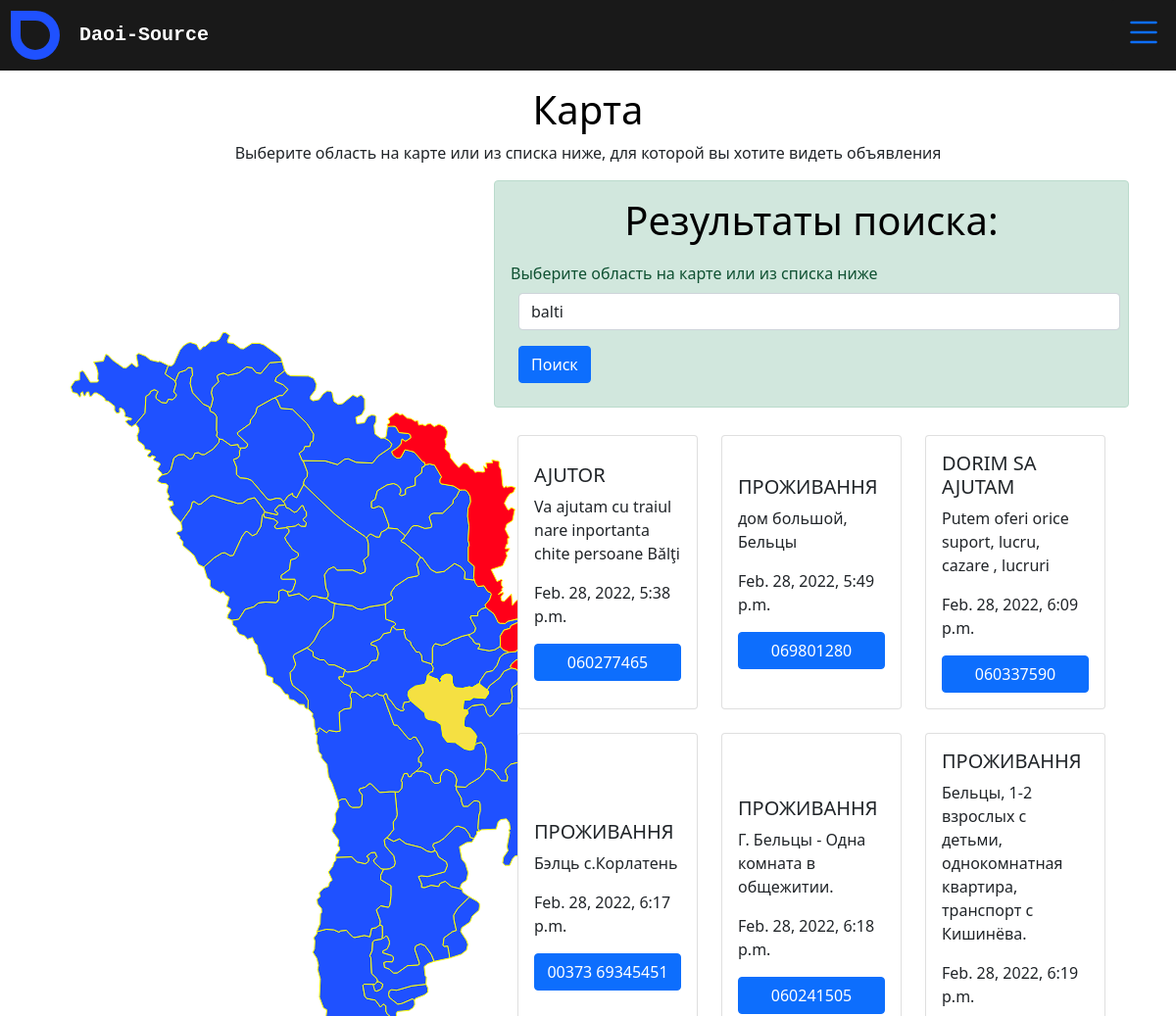
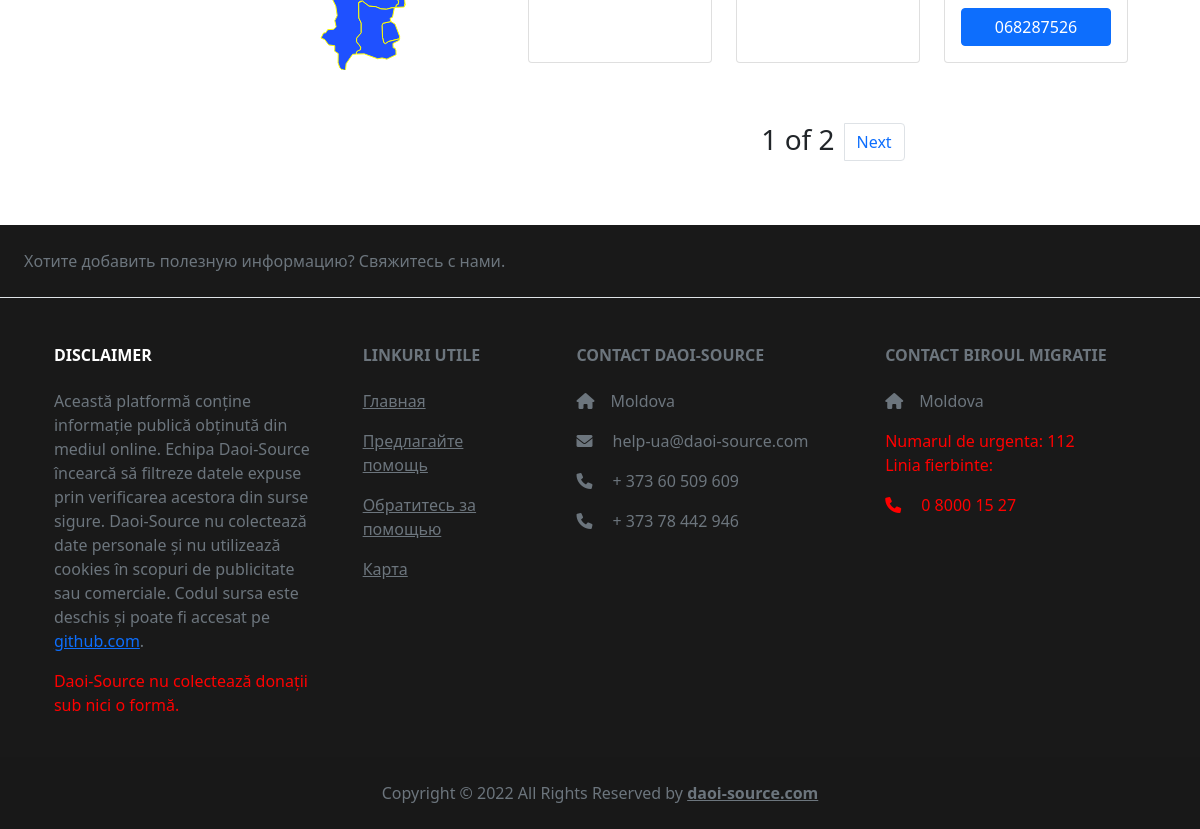
The page /map/?address=balti on the database its author committed (2 pictures, top to bottom).
### main/models.py (models this page shows)
class Help(models.Model):
    title = models.CharField(max_length=20, db_column="title")
    name = models.CharField(max_length=255)
    tel = models.CharField(max_length=15)
    details = models.TextField(max_length=1000)
    mod_date = models.DateTimeField(auto_now=True)
    link = models.URLField(max_length=1000, blank=True)
    class Adress(models.TextChoices):
        chisinau = "chisinau", "chisinau"
        balti = "balti", "balti"
        comrat = "comrat", "comrat"
        anenii_noi = "anenii_noi", "anenii_noi"
        basarabeasca = "basarabeasca", "basarabeasca"
        briceni = "briceni", "briceni"
        cahul = "cahul", "cahul"
        cantemir = "cantemir", "cantemir"
        calarasi = "calarasi", "calarasi"
        causeni = "causeni", "causeni"
        cimislia = "cimislia", "cimislia"
        criuleni = "criuleni", "criuleni"
        donduseni = "donduseni", "donduseni"
        drochia = "drochia", "drochia"
        dubasari = "dubasari", "dubasari"
        edinet = "edinet", "edinet"
        falesti = "falesti", "falesti"
        floresti = "floresti", "floresti"
        glodeni = "glodeni", "glodeni"
        hincesti = "hincesti", "hincesti"
        ialoveni = "ialoveni", "ialoveni"
        leova = "leova", "leova"
        nisporeni = "nisporeni", "nisporeni"
        ocnita = "ocnita", "ocnita"
        orhei = "orhei", "orhei"
        rezina = "rezina", "rezina"
        riscani = "riscani", "riscani"
        singerei = "singerei", "singerei"
        soroca = "soroca", "soroca"
        straseni = "straseni", "straseni"
        soldanesti = "soldanesti", "soldanesti"
        stefan_voda = "stefan_voda", "stefan_voda"
        taraclia = "taraclia", "taraclia"
        telenesti = "telenesti", "telenesti"
        ungheni = "ungheni", "ungheni"
    address = models.CharField(max_length=1000, choices=Adress.choices, default="chisinau")
    valabil = models.BooleanField(default=True)
    class Category(models.TextChoices):
        cazare = "cazare", 'Cazare | Проживання'
        transport = "transport", 'Transport | Транспорт'
        consiliere = "consiliere", 'Consiliere | Консультування'
        voluntariat = 'voluntariat', 'Волонтерство, переклад'
        donatii = 'donatii', 'Haine, alimente | Одяг, їжа'
        lucru = 'lucru', 'Lucru | Работа '
        medical = 'medical', 'Servicii medicale | Медицинские услуги'
    category = models.CharField(max_length=20, choices=Category.choices, null=True, default="None")
    def __str__(self):
        return f"{self.title}"

### main/views.py (the view)
# urls.py: path("map/", mapview, name="map"),
def mapview(request):
    help = Help.objects.order_by("mod_date")
    address = request.GET.get("address")
    if address:
        help = help.filter(address=address)
    paginator = Paginator(help, 6)
    page_number = request.GET.get('page', 1)
    try:
        help = paginator.page(page_number)
    except PageNotAnInteger:
        help = paginator.page(1)
    except EmptyPage:
        page_number = paginator.page(paginator.num_pages)
    page_obj = paginator.get_page(page_number)
    context = {
        "help": help,
        "page_obj": page_obj,
        "page_number": page_number,
        "address": address,
    }
    return render(request, "working.html", context=context)

### templates/working.html (shortened to what this page needs)
{% extends 'base.html' %}
{% load static%}
{% block head %}
<link rel="stylesheet" href="{% static 'style_map.css' %}">
{% endblock %}
{% block main %}
<div class="conainer">
          <h1 style="color: black; margin-top: 1rem; text-align: center;"> Карта</h1>
          <p style="text-align: center;">Выберите область на карте или из списка ниже, для которой вы хотите видеть объявления</p>
</div>
<div class="container-fluid row align-items-center">
   <div class="col-xl-5 col-lg-12">
<div class="svg-container" style="margin:3rem;">
</div>
<!DOCTYPE svg PUBLIC "-//W3C//DTD SVG 1.0//EN" "http://www.w3.org/TR/2001/REC-SVG-20010904/DTD/svg10.dtd">
</div>
<div class="col-xl-7 col-lg-12">
{% if address %}
{% if help %}
<div class="alert alert-success">
   <h1 class="text-center">Результаты поиска: </h1>
   <form method="get">
      <label for="address">Выберите область на карте или из списка ниже</label>
            <select style="margin: .5rem;" class="form-control" id="address" name="address">
              {% if address %}
              <option disabled selected  value="">{{ address }}</option>
              {% endif %}
            </select>
            <input style="margin: .5rem;" type="submit" class="btn btn-primary" value="Поиск">
   </form>
</div>
{% endif %}
<div class="container-fluid">
   <div class="row">
{% for item in help %}
<div class="col-md-4 col-sm-12 d-flex justify-content-center">
    <div class="card d-flex justify-content-center" style="width: 18rem; margin:.75rem 0rem;min-height:200px ;">
        <div class="card-body d-flex justify-content-center flex-column">
          <h5 class="card-title">{{ item|upper }}</h5>
          <p class="card-text">{{ item.details }}</p>
          {% if item.mod_date%}
          <p class="card-text">{{ item.mod_date }}</p>
          {% elif item.pub_date %}
          <p class="card-text">{{ item.pub_date }}</p>
          {% else %}
          <p class="card-text">Feb. 25, 2022</p>
          {% endif %}
          <a href="tel:{{ item.tel }}" class="btn btn-primary">{{ item.tel }}</a>
        </div>
      </div>
</div>
{% endfor %}
</div>
</div>
{% endif %}
{% if help.has_other_pages %}
                <div class="container-fluid">
                <div class="container-fluid" style="width: 100%">
                    <div class="col-sm-12 d-flex justify-content-center" style="margin:3rem 0rem;">
                          <ul class="pagination" style="padding: 0px 5rem">
                                <h3 style="margin:0px 10px;width:max-content;">{{ page_number }} of {{ help.paginator.num_pages }}</h3>
                            {% if help.has_next %}
                            <li class="page-item"><a class="page-link" href="?address={{address}}&page={{ help.next_page_number }}">Next</a></li>
                            {% endif %}
                          </ul>
                    </div>
                </div>
              </div>
            {% endif %}
</div>
</div>
{% endblock%}

### static/style.css (style rules this page uses)
body { background-repeat: no-repeat; background-position: center; }
h1 { color:rgb(0, 0, 0); margin:10px; }

### static/style_map.css (style rules this page uses)
label { margin-right:2em;margin-top:10px; }
.svg-container { display: inline-block; position: relative; width: 100%; vertical-align: middle; overflow: hidden; }
@media (min-width:800px) { .svg-container { display:flex; margin-bottom: 1rem; } }

### rows shown on the page
Help: title "AJUTOR", details "Va ajutam cu traiul nare inportanta chite persoane Bălţi", mod_date "Feb. 28, 2022, 5:38 p.m.", tel "060277465"
Help: title "ПРОЖИВАННЯ", details "дом большой, Бельцы", mod_date "Feb. 28, 2022, 5:49 p.m.", tel "069801280"
Help: title "DORIM SA AJUTAM", details "Putem oferi orice suport, lucru, cazare , lucruri", mod_date "Feb. 28, 2022, 6:09 p.m.", tel "060337590"
Help: title "ПРОЖИВАННЯ", details "Бэлць с.Корлатень", mod_date "Feb. 28, 2022, 6:17 p.m.", tel "00373 69345451"
Help: title "ПРОЖИВАННЯ", details "Г. Бельцы - Одна комната в общежитии.", mod_date "Feb. 28, 2022, 6:18 p.m.", tel "060241505"
Help: title "ПРОЖИВАННЯ", details "Бельцы, 1-2 взрослых с детьми, однокомнатная квартира, транспорт с Кишинёва.", mod_date "Feb. 28, 2022, 6:19 p.m.", tel "068287526"

### other values the page prints
{{ page_number }} "1"
{{ help.paginator.num_pages }} "2"
form field address "balti"
